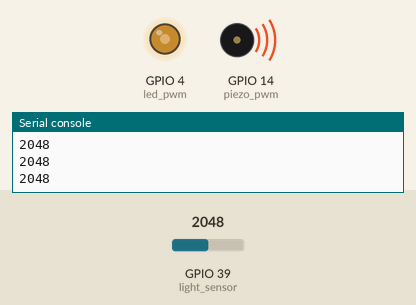
Bench run of a program on a simulated ESP32 board running MicroPython. Shown: output pins drawn as LEDs (lit = HIGH), buzzer (waves = sounding), the last lines printed to the serial console. The test bench sets the inputs (shaded band); at power-on: GPIO 39 (light_sensor) = 2048 (analog values on the 0–4095 scale).

Above: at 1.2 s.
1.3 s: GPIO 39 (light_sensor) set to 2866
At 2.3 s:
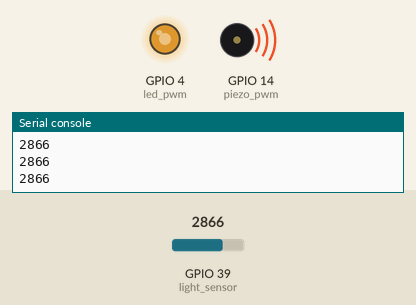
2.8 s: GPIO 39 (light_sensor) set to 3603
At 3.4 s:
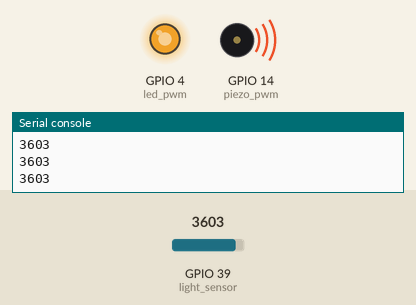
4.3 s: GPIO 39 (light_sensor) set to 491
At 4.6 s:
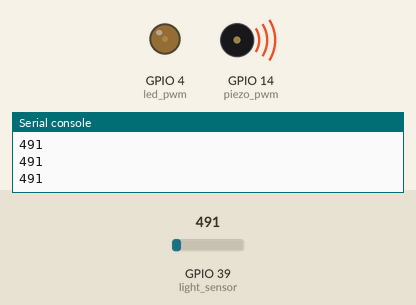
5.8 s: GPIO 39 (light_sensor) set to 0
At 6.9 s:
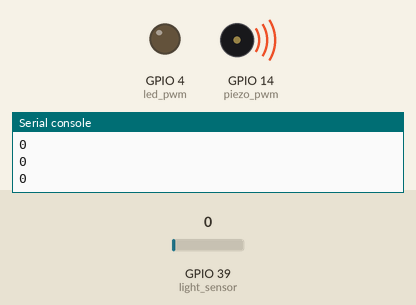
Timing chart, 0 to 8.3 s (numbered marks = the images above; inputs shaded):
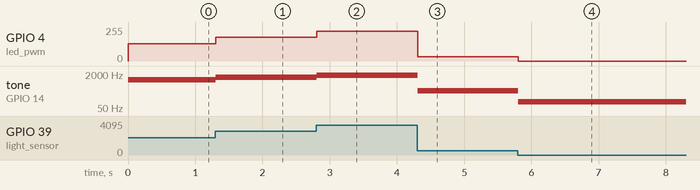

The program:

lab2_check1.py
```python
from machine import Pin, ADC, PWM
import utime

light_sensor = ADC(Pin(39))
light_sensor.atten(ADC.ATTN_11DB)

led_pwm = PWM(Pin(4))
led_pwm.freq(1000)
led_pwm.duty_u16(0)

piezo_pwm = PWM(Pin(14))
piezo_pwm.freq(440)
piezo_pwm.duty_u16(32768)

while True:
    value = light_sensor.read()
    led_pwm.duty_u16(int(value * 16))
    piezo_pwm.freq(int(100 + (value)*(1900) / 4095))
    print(value)
    utime.sleep(0.01)
```

Measured:
- after the input at 1.3 s, GPIO 4 (led_pwm): 128/255 → 178/255 at once; tone on GPIO 14 (piezo_pwm): 1050 Hz → 1429 Hz at once
- after the input at 2.8 s, GPIO 4 (led_pwm): 178/255 → 224/255 at once; tone on GPIO 14 (piezo_pwm): 1429 Hz → 1771 Hz at once
- after the input at 4.3 s, GPIO 4 (led_pwm): 224/255 → 31/255 at once; tone on GPIO 14 (piezo_pwm): 1771 Hz → 327 Hz at once
- after the input at 5.8 s, GPIO 4 (led_pwm): 31/255 → 0/255 at once; tone on GPIO 14 (piezo_pwm): 327 Hz → 100 Hz at once
